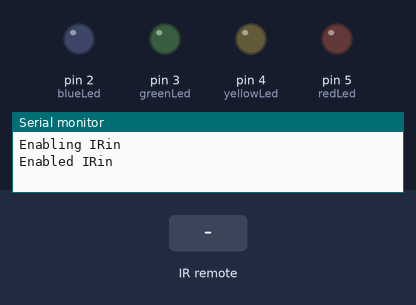
This sketch was run on a simulated Arduino Uno, built with avr-gcc and run on an emulated ATmega328P. On the bench: output pins drawn as LEDs (lit = HIGH), the last lines printed to the serial monitor. Inputs (shaded band) come from the test bench.

Above: at 1.2 s.
1.3 s: infrared code 0x8F7 received
At 1.7 s:
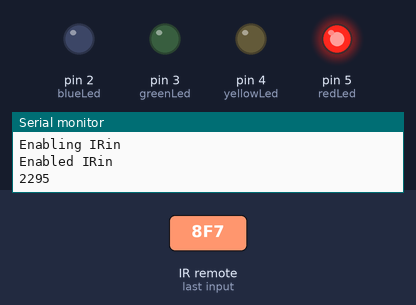
3.3 s: infrared code 0x8877 received
At 3.7 s:
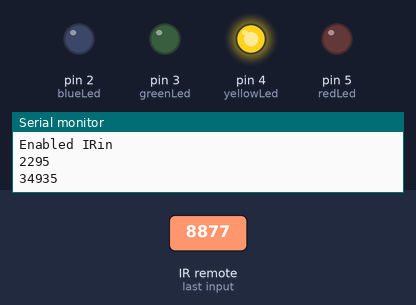
5.3 s: infrared code 0x48B7 received
At 5.7 s:
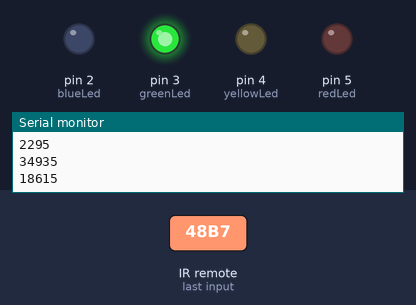
7.3 s: infrared code 0x28D7 received
At 7.7 s:
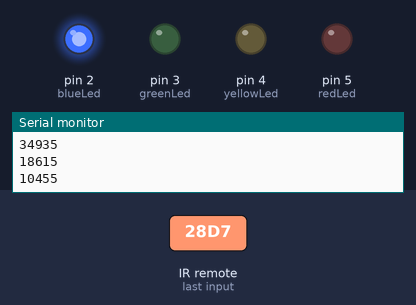
Timing chart, 0 to 10.3 s (numbered marks = the images above; inputs shaded):
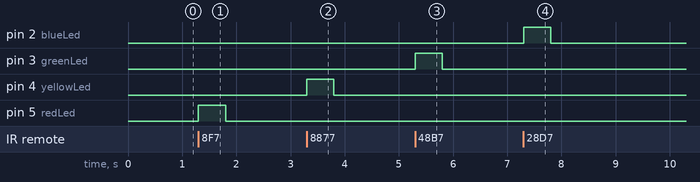

The sketch:

control_leds_and_buzzer_using_ir_remote.ino
```cpp
#include <IRremote.h>
//Define Pins
int redLed = 5;
int yellowLed = 4;
int greenLed = 3;
int blueLed = 2;
int RECV_PIN = 11;
//IR Library stuff
IRrecv irrecv(RECV_PIN);
decode_results results;


void setup()
{
  //Set Led Pins
  pinMode(redLed, OUTPUT);
  pinMode(yellowLed, OUTPUT);
  pinMode(greenLed, OUTPUT);
  pinMode(blueLed, OUTPUT);

  //Enable serial usage and IR signal in
  Serial.begin(9600);
  Serial.println("Enabling IRin");
  irrecv.enableIRIn();
  Serial.println("Enabled IRin");
}

void loop() {
  if (irrecv.decode(&results)) {//irrecv.decode(&results) returns true if anything is recieved, and stores info in varible results
    unsigned int value = results.value; //Get the value of results as an unsigned int, so we can use switch case
    Serial.println(value);
    switch (value) {
      case 2295:
      	digitalWrite(redLed, HIGH);
      	delay(500);
      	digitalWrite(redLed, LOW);
      	break;

      case 34935:
      	digitalWrite(yellowLed, HIGH);
      	delay(500);
      	digitalWrite(yellowLed, LOW);
      	break;

      case 18615:
      	digitalWrite(greenLed, HIGH);
      	delay(500);
      	digitalWrite(greenLed, LOW);
      	break;

      case 10455:
      	digitalWrite(blueLed, HIGH);
      	delay(500);
      	digitalWrite(blueLed, LOW);
    }


    irrecv.resume(); // Receive the next value
  }
}
```

Measured:
- after the input at 1.3 s, pin 5 (redLed): LOW → HIGH at once, → LOW 0.50 s later
- after the input at 3.3 s, pin 4 (yellowLed): LOW → HIGH at once, → LOW 0.50 s later
- after the input at 5.3 s, pin 3 (greenLed): LOW → HIGH at once, → LOW 0.50 s later
- after the input at 7.3 s, pin 2 (blueLed): LOW → HIGH at once, → LOW 0.50 s later
